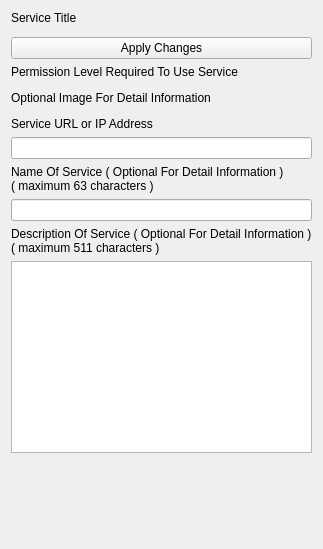
<?xml version="1.0" encoding="UTF-8"?>
<ui version="4.0">
 <class>AppletServiceBaseSettingsUi</class>
 <widget class="QWidget" name="AppletServiceBaseSettingsUi">
  <property name="geometry">
   <rect>
    <x>0</x>
    <y>0</y>
    <width>301</width>
    <height>549</height>
   </rect>
  </property>
  <property name="windowTitle">
   <string>Applet Service Base Settings</string>
  </property>
  <property name="styleSheet">
   <string notr="true"/>
  </property>
  <layout class="QVBoxLayout" name="verticalLayout">
   <item>
    <widget class="QLabel" name="m_ServiceTitleLabel">
     <property name="text">
      <string>Service Title</string>
     </property>
     <property name="wordWrap">
      <bool>true</bool>
     </property>
    </widget>
   </item>
   <item>
    <widget class="InformationWidget" name="m_InfoWidget" native="true"/>
   </item>
   <item>
    <widget class="QPushButton" name="m_ApplyButton">
     <property name="sizePolicy">
      <sizepolicy hsizetype="Expanding" vsizetype="Preferred">
       <horstretch>0</horstretch>
       <verstretch>0</verstretch>
      </sizepolicy>
     </property>
     <property name="text">
      <string>Apply Changes</string>
     </property>
    </widget>
   </item>
   <item>
    <widget class="QLabel" name="m_PermissionLabel">
     <property name="text">
      <string>Permission Level Required To Use Service</string>
     </property>
    </widget>
   </item>
   <item>
    <widget class="PermissionWidget" name="m_PermissionWidget" native="true">
     <property name="sizePolicy">
      <sizepolicy hsizetype="Expanding" vsizetype="Minimum">
       <horstretch>0</horstretch>
       <verstretch>0</verstretch>
      </sizepolicy>
     </property>
    </widget>
   </item>
   <item>
    <widget class="QLabel" name="m_ServiceImageLabel">
     <property name="text">
      <string>Optional Image For Detail Information</string>
     </property>
    </widget>
   </item>
   <item>
    <widget class="ThumbnailEditWidget" name="m_ThumbnailEditWidget" native="true">
     <property name="sizePolicy">
      <sizepolicy hsizetype="Expanding" vsizetype="Minimum">
       <horstretch>0</horstretch>
       <verstretch>0</verstretch>
      </sizepolicy>
     </property>
    </widget>
   </item>
   <item>
    <widget class="QLabel" name="m_UrlDescriptionLabel">
     <property name="text">
      <string>Service URL or IP Address</string>
     </property>
    </widget>
   </item>
   <item>
    <widget class="QLineEdit" name="m_UrlEdit">
     <property name="maxLength">
      <number>63</number>
     </property>
    </widget>
   </item>
   <item>
    <widget class="QLabel" name="m_UserDisplayedNameLabel">
     <property name="text">
      <string>Name Of Service ( Optional For Detail Information )
( maximum 63 characters )</string>
     </property>
    </widget>
   </item>
   <item>
    <widget class="QLineEdit" name="m_NameEdit">
     <property name="maxLength">
      <number>63</number>
     </property>
    </widget>
   </item>
   <item>
    <widget class="QLabel" name="m_DescriptionLabel">
     <property name="text">
      <string>Description Of Service ( Optional For Detail Information )
( maximum 511 characters )</string>
     </property>
    </widget>
   </item>
   <item>
    <widget class="QPlainTextEdit" name="m_DescriptionEdit">
     <property name="sizePolicy">
      <sizepolicy hsizetype="Expanding" vsizetype="Expanding">
       <horstretch>0</horstretch>
       <verstretch>0</verstretch>
      </sizepolicy>
     </property>
    </widget>
   </item>
   <item>
    <widget class="LogWidget" name="m_LogWidget" native="true">
     <property name="sizePolicy">
      <sizepolicy hsizetype="Expanding" vsizetype="Expanding">
       <horstretch>0</horstretch>
       <verstretch>0</verstretch>
      </sizepolicy>
     </property>
    </widget>
   </item>
  </layout>
 </widget>
 <customwidgets>
  <customwidget>
   <class>ThumbnailEditWidget</class>
   <extends>QWidget</extends>
   <header>ThumbnailEditWidget.h</header>
   <container>1</container>
  </customwidget>
  <customwidget>
   <class>PermissionWidget</class>
   <extends>QWidget</extends>
   <header>PermissionWidget.h</header>
   <container>1</container>
  </customwidget>
  <customwidget>
   <class>InformationWidget</class>
   <extends>QWidget</extends>
   <header>InformationWidget.h</header>
   <container>1</container>
  </customwidget>
  <customwidget>
   <class>LogWidget</class>
   <extends>QWidget</extends>
   <header>LogWidget.h</header>
   <container>1</container>
  </customwidget>
 </customwidgets>
 <resources>
  <include location="../gotvcommon.qrc"/>
 </resources>
 <connections/>
</ui>
